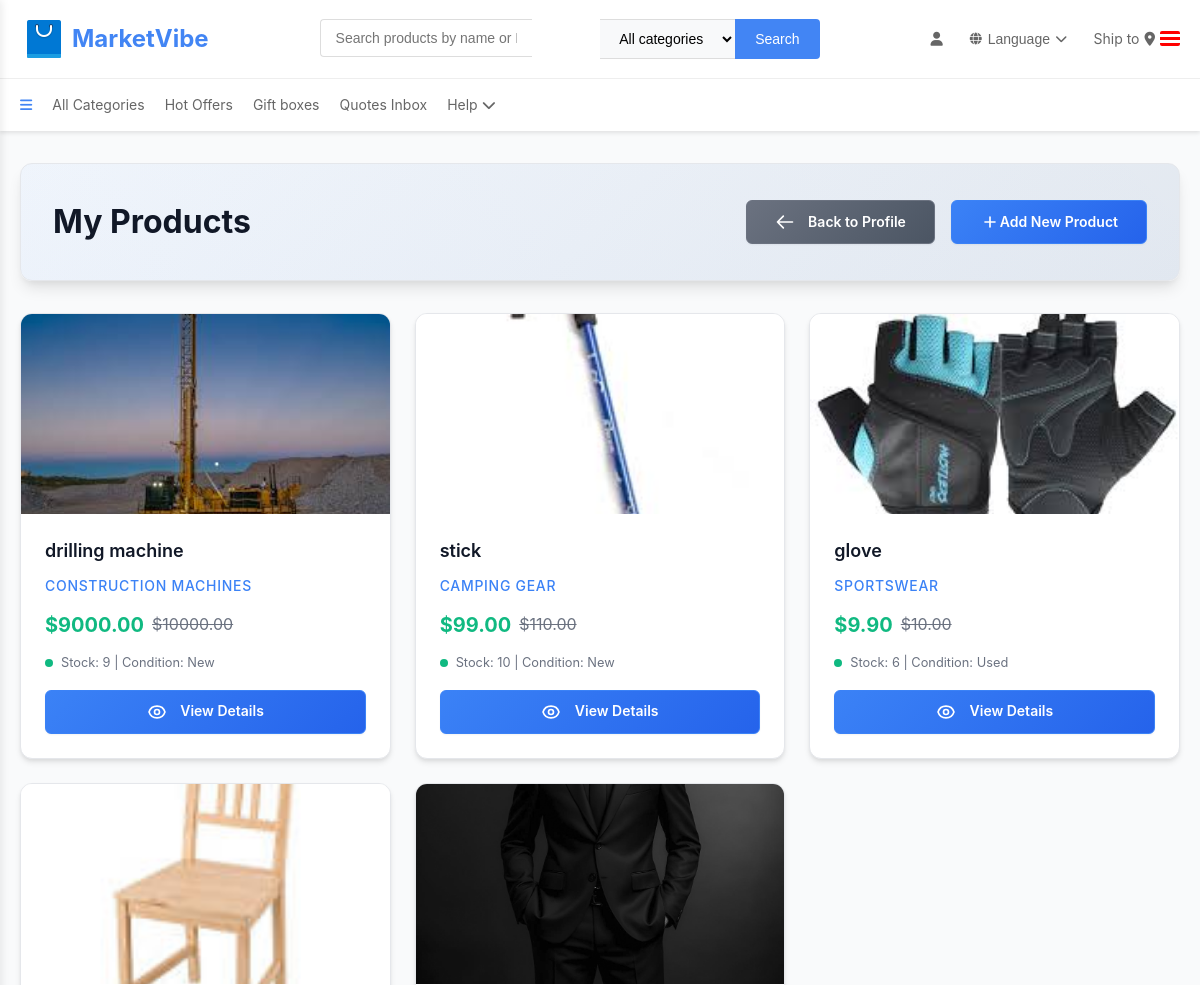
The app's page /products/list/ (signed in, upper part), older data.
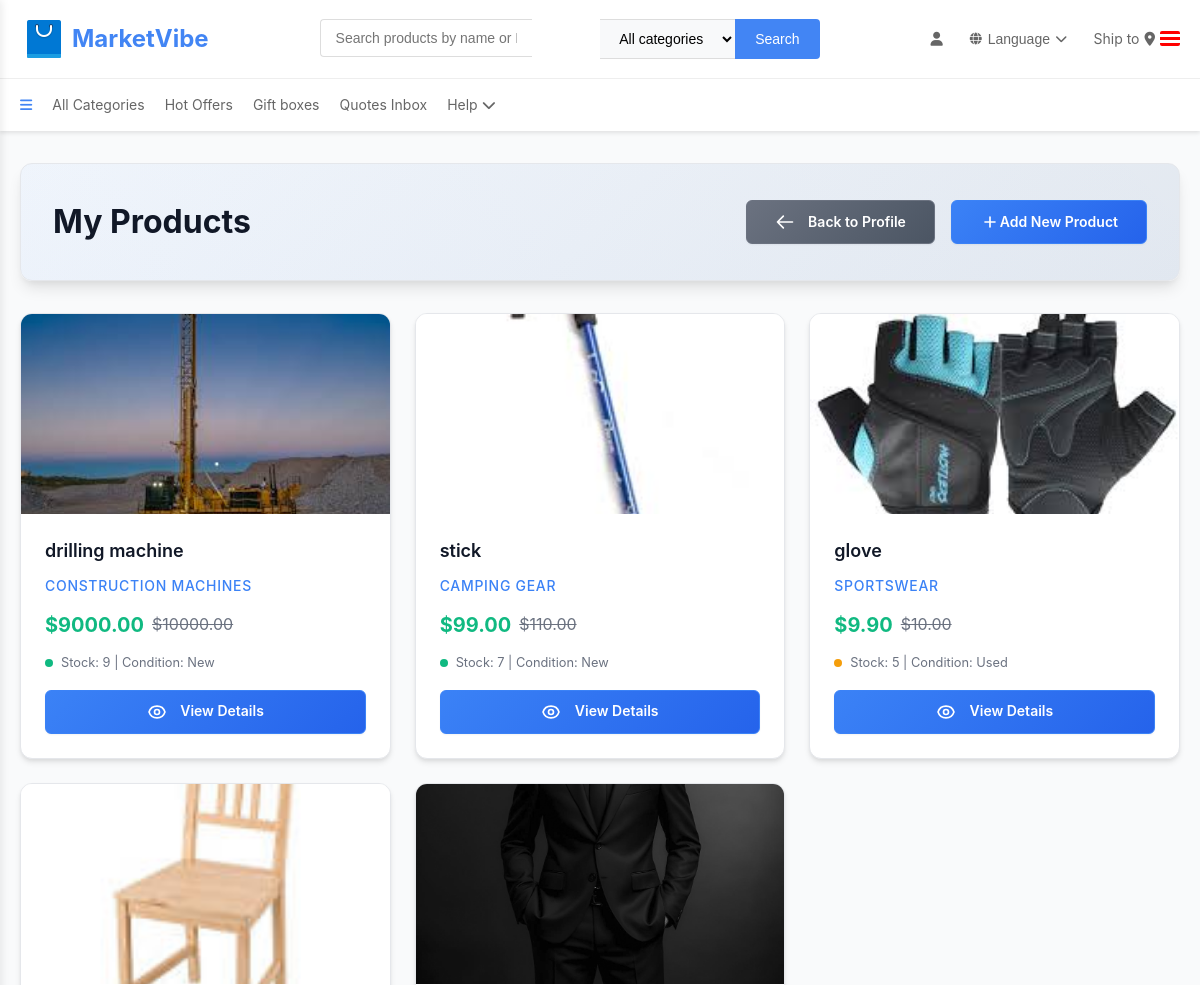
The same page, newer data.
### seller/models.py (models this page shows, shortened)
class Product(models.Model):
    seller = models.ForeignKey(Seller, on_delete=models.CASCADE, related_name='products')
    category = models.ForeignKey(Category, on_delete=models.CASCADE)
    brand = models.ForeignKey(Brand, on_delete=models.SET_NULL, null=True, blank=True)
    name = models.CharField(max_length=100)
    description = models.TextField(null=True, blank=True)
    base_price = models.FloatField()
    discount_percentage = models.FloatField(null=True, blank=True)
    final_price = models.FloatField(null=True, blank=True)
    stock = models.IntegerField()
    condition = models.CharField(max_length=20, choices=ProductCondition.choices)
    rating_avg = models.FloatField(null=True, blank=True)
    created_at = models.DateTimeField(default=timezone.now)
    order_count = models.IntegerField(default=0)
    image = models.BinaryField(blank=True, null=True, editable=True)  # Storing image as binary data (BLOB)
    unique_id = models.UUIDField(default=uuid.uuid4, editable=False, unique=True, db_index=True)
    def get_image_base64(self):
        """Returns the base64 string to display in templates"""
        if self.image:
            return base64.b64encode(self.image).decode('utf-8')
        return None
    image_data = property(get_image_base64)
    @property
    def thumbnail_image(self):
        thumb = self.images.filter(is_thumbnail=True).first()
        if thumb:
            return thumb
        return self.images.first()

class Category(models.Model):
    name = models.CharField(max_length=100)
    parent = models.ForeignKey("self", on_delete=models.SET_NULL, null=True, blank=True)
    description = models.TextField(null=True, blank=True)
    icon_url = models.URLField(null=True, blank=True)

### seller/views.py (the view)
# urls.py: path('products/list/', views.seller_products_list, name='products_list'),
@login_required
def seller_products_list(request):
    seller = get_object_or_404(Seller, user=request.user)
    products = Product.objects.filter(seller=seller).order_by('-created_at')
    search_query = request.GET.get('search', '')
    if search_query:
        products = products.filter(name__icontains=search_query)
    category_filter = request.GET.get('category', '')
    if category_filter:
        products = products.filter(category_id=category_filter)
    from django.core.paginator import Paginator
    paginator = Paginator(products, 20)
    page_number = request.GET.get('page')
    page_obj = paginator.get_page(page_number)
    categories = Category.objects.all()
    context = {
        'seller': seller,
        'products': page_obj,
        'categories': categories,
        'search_query': search_query,
        'category_filter': category_filter,
    }
    return render(request, 'seller/products_list.html', context)

### buyer/context_processors.py (called while the page is built, shortened)
def user_sidebar_data(request):
    context = {
        'user_type': None,
        'buyer': None,
        'seller': None,
        'image_base64': None
    }
    if hasattr(request, 'user') and request.user.is_authenticated:
        try:
            buyer = Buyer.objects.filter(email=request.user.email).first()
        except Buyer.DoesNotExist:
            pass
        try:
            seller = Seller.objects.filter(email=request.user.email).first()
            if seller:
                context.update({
                    'user_type': 'seller',
                    'seller': seller,
                    'image_base64': seller.get_image_base64() if seller.image else None
                })
                return context
        except Seller.DoesNotExist:
            pass
    return context

### seller/models.py (called while the page is built)
    def get_image_base64(self):
        if self.image:
            return base64.b64encode(self.image).decode('utf-8')
        return None

### seller/templatetags/b64filters.py (called while the page is built)
@register.filter
def b64encode(value):
    if value:
        return base64.b64encode(value).decode('utf-8')
    return ''

### seller/templates/seller/products_list.html (shortened to what this page needs)
{% extends 'index.html' %}
{% load b64filters %}
{% load static %}
{% block content %}
<div class="products-list-wrapper">
  <div class="container">
    <div class="subheader">
      <h1 style="color:#111827; font-size: 2rem; font-weight: 700; margin: 0; position: relative; z-index: 1;">My Products</h1>
      <div class="subheader-actions">
        <a href="{% url 'sellers:seller_profile' %}" class="btn btn-secondary">
          <svg width="20" height="20" class="mr-2" fill="none" stroke="currentColor" viewBox="0 0 24 24">
            <path stroke-linecap="round" stroke-linejoin="round" stroke-width="2" d="M10 19l-7-7m0 0l7-7m-7 7h18"></path>
          </svg>
          <p style="color: #2f796400;">...</p>Back to Profile
        </a>
        <a href="{% url 'sellers:product_create' %}" class="btn btn-primary">
          <svg width="20" height="20" class="mr-2" fill="none" stroke="currentColor" viewBox="0 0 24 24">
            <path stroke-linecap="round" stroke-linejoin="round" stroke-width="2" d="M12 6v6m0 0v6m0-6h6m-6 0H6"></path>
          </svg>
          Add New Product
        </a>
      </div>
    </div>
    {% if products %}
    <div class="products-grid">
      {% for product in products %}
      <div class="product-card">
        {% if product.thumbnail_image %}
          <img alt="{{ product.name }}" class="product-image">
        {% endif %}
        <div class="product-info">
          <h3 class="product-name">{{ product.name }}</h3>
          <div class="product-category">{{ product.category.name|default:"Uncategorized" }}</div>
          <div class="product-price">
            {% if product.final_price %}
            ${{ product.final_price|floatformat:2 }}
            {% if product.discount_percentage %}
            <span class="original-price">${{ product.base_price|floatformat:2 }}</span>
            {% endif %}
            {% else %}
            ${{ product.base_price|floatformat:2 }}
            {% endif %}
          </div>
          <div class="product-stock">
            <div class="stock-indicator {% if product.stock <= 0 %}out{% elif product.stock <= 5 %}low{% endif %}"></div>
            Stock: {{ product.stock|default:"0" }} | Condition: {{ product.condition|title }}
          </div>
          <div class="product-actions">
            <a href="{% url 'sellers:product_page' product.id %}" class="btn btn-view btn-sm">
              <p style="color: #2f796400;">...</p>View Details
            </a>
          </div>
        </div>
      </div>
      {% endfor %}
    </div>
    {% endif %}
  </div>
</div>
{% endblock %}

### seller/templates/index.html (shortened to what this page needs)
{% load static %}
{% load b64filters %}
<!DOCTYPE html>
<html lang="en">
<head>
    <link href="https://cdnjs.cloudflare.com/ajax/libs/font-awesome/6.0.0/css/all.min.css" rel="stylesheet">
</head>
<body>
    <header class="header">
        <div class="container">
            <div class="header-top">
                <div class="logo">
                    <a href="{% url 'sellers:index' %}" style="color:inherit; text-decoration:none; display:inline-flex; align-items:center; gap:4px;">
                        <img class="fas fa-cube" src="{% static 'seller/assets/icon.png' %}"></img>
                        MarketVibe
                    </a>
                </div>
                <div class="search-bar">
                    <div class="search-input-container">
                        <input type="text" id="search-input" placeholder="Search products by name or ID..." autocomplete="off">
                    </div>
                    <select class="search-category" id="search-category">
                        <option value="">All categories</option>
                    </select>
                    <button class="search-btn" id="search-btn">Search</button>
                </div>
                <div class="header-actions">
                    {% if user.is_authenticated and user_type == 'seller' %}
                                            <span><a href="{% url 'sellers:seller_profile' %}" style="color:inherit; text-decoration:none; display:inline-flex; align-items:center; gap:4px;"><i class="fas fa-user"></i></a></span>
                    {% elif user.is_authenticated and user_type == 'buyer' %}
                    <span><a href="{% url 'buyer:buyer_profile' %}" style="color:inherit; text-decoration:none; display:inline-flex; align-items:center; gap:4px;"><i class="fas fa-user"></i></a></span>
                    {% else %}
                                            <span><a href="{% url 'sellers:login' %}" style="color:inherit; text-decoration:none; display:inline-flex; align-items:center; gap:4px;"><i class="fas fa-user"></i></a></span>
                    {% endif %}
                    <span> <div class="dropdown">
                        <button class="dropbtn">
                            <i class="fas fa-globe"></i>
                            Language
                            <i class="fas fa-chevron-down"></i>
                        </button>
                    </div> </span>
                    <span>Ship to <i class="fas fa-map-marker-alt"></i> <div class="supplier-flag flag-us"></div>
                    </div></span>
                </div>
            </div>
        <nav class="nav">
            <div class="container">
                <div class="nav-menu">
                    <a href="#" class="nav-item active" id="marketvibe-sidebar-open" style="cursor: pointer;">
                        <i class="fas fa-bars"></i>
                    </a>
                    <a href="{% url 'sellers:product_listing' %}" class="nav-item">All Categories</a>
                    {% if user.is_authenticated %}
                        {% if user_type == 'buyer' %}
                            <a href="{% url 'sellers:hot_offers' %}" class="nav-item">Hot offers</a>
                            <a href="{% url 'buyer:giftbox_marketplace' %}" class="nav-item">Gift boxes</a>
                            <a href="{% url 'sellers:buyer_quote_requests' %}" class="nav-item">My Quotes</a>
                        {% else %}
                            <a href="{% url 'sellers:promotions_list' %}" class="nav-item">Hot Offers</a>
                            <a href="{% url 'sellers:giftbox_campaigns' %}" class="nav-item">Gift boxes</a>
                            <a href="{% url 'sellers:seller_quotes_inbox' %}" class="nav-item">Quotes Inbox</a>
                        {% endif %}
                    {% else %}
                        <a href="{% url 'sellers:giftbox_campaigns' %}" class="nav-item">Gift boxes</a>
                    {% endif %}
                    <a href="#" class="nav-item">Help <i class="fas fa-chevron-down"></i></a>
                </div>
            </div>
        </nav>
    </header>
    {% block content %}{% endblock %}
</body>
</html>

### seller/templates/index.html (style rules this page uses)
* { margin: 0; padding: 0; box-sizing: border-box; }
body { font-family: -apple-system, BlinkMacSystemFont, 'Segoe UI', Roboto, Oxygen, Ubuntu, Cantarell, sans-serif; line-height: 1.6; color: #333; background-color: #f8f9fa; }
.container { max-width: 1200px; margin: 0 auto; padding: 0 20px; width: 100%; box-sizing: border-box; }
.header { background: white; box-shadow: 0 2px 4px rgba(0,0,0,0.1); position: sticky; top: 0; z-index: 1000; }
.header-top { display: flex; align-items: center; justify-content: space-between; padding: 15px 0; flex-wrap: wrap; gap: 15px; }
.logo { display: flex; align-items: center; font-size: 24px; font-weight: bold; color: #4285f4; }
.search-bar { display: flex; flex: 1; max-width: 500px; margin: 0 20px; min-width: 0; gap: 0; }
.search-bar input { flex: 1; padding: 10px 15px; border: 1px solid #ddd; border-right: none; border-radius: 4px 0 0 4px; font-size: 14px; }
.search-category { padding: 10px 15px; border: 1px solid #ddd; border-left: none; border-right: none; background: #f8f9fa; font-size: 14px; min-width: 120px; }
.search-btn { padding: 10px 20px; background: #4285f4; color: white; border: none; border-radius: 0 4px 4px 0; cursor: pointer; font-size: 14px; }
.search-input-container { position: relative; flex: 1; }
.header-actions { display: flex; align-items: center; gap: 15px; flex-wrap: wrap; justify-content: flex-end; }
.header-actions span { display: flex; align-items: center; gap: 5px; font-size: 14px; color: #666; white-space: nowrap; }
.nav { background: white; border-top: 1px solid #eee; padding: 0; }
.nav-menu { display: flex; align-items: center; gap: 20px; padding: 15px 0; flex-wrap: wrap; overflow-x: auto; }
.nav-item { display: flex; align-items: center; gap: 5px; font-size: 14px; color: #666; text-decoration: none; transition: color 0.2s; }
.nav-item.active { color: #4285f4; font-weight: 500; }
.supplier-flag { width: 20px; height: 15px; border-radius: 2px; }
.flag-us { background: linear-gradient(to bottom, #ff0000 20%, #ffffff 20% 40%, #ff0000 40% 60%, #ffffff 60% 80%, #ff0000 80%); }
.dropdown { position: relative; display: inline-block; }
.dropbtn { background: none; border: none; color: #666; padding: 8px 12px; font-size: 14px; cursor: pointer; display: flex; align-items: center; gap: 6px; transition: color 0.2s; }
.dropbtn i { font-size: 12px; transition: transform 0.2s; }

Row changes from the older to the newer data that the page shows:
changed Product "stick": stock "10" → "7"
changed Product "glove": stock "6" → "5"
